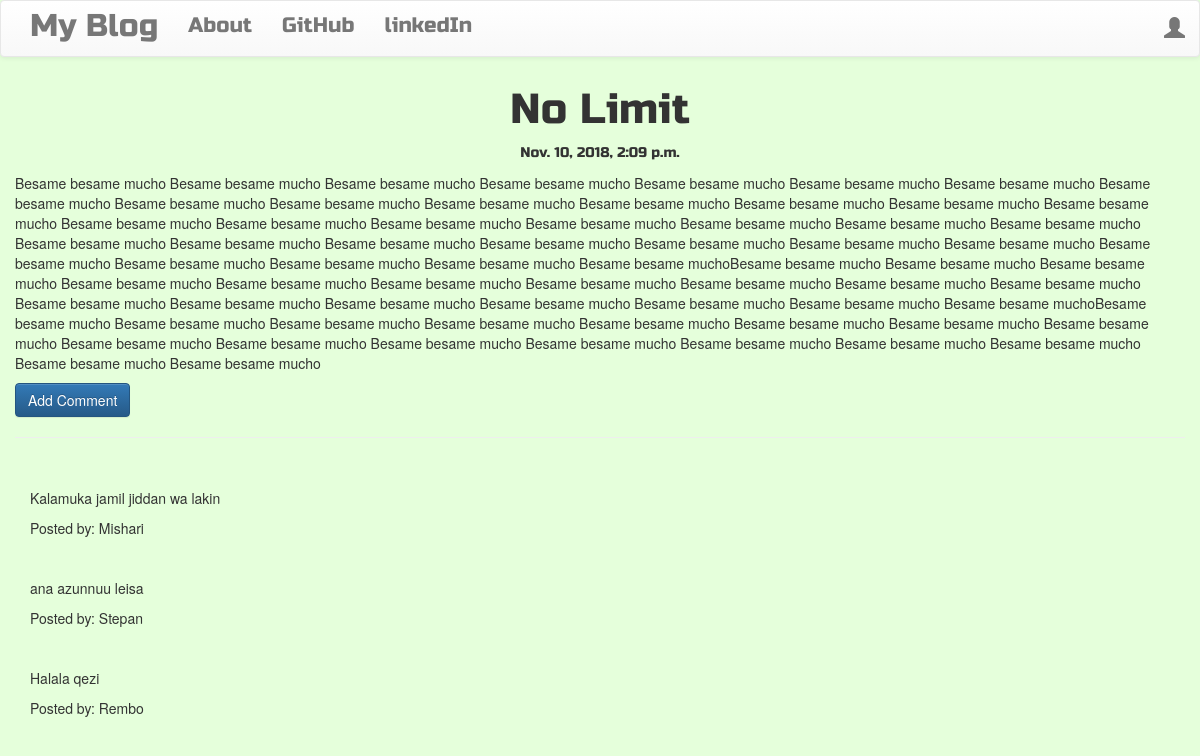
The page /post/5 on the database its author committed.
### blog/models.py (models this page shows, shortened)
class Post(models.Model):
    author = models.ForeignKey('auth.User', on_delete=models.PROTECT)
    title = models.CharField(max_length=200)
    text = models.TextField()
    created_date = models.DateTimeField(default=timezone.now)
    published_date = models.DateTimeField(blank=True, null=True)

class Comment(models.Model):
    post = models.ForeignKey('blog.Post', related_name = 'comments', on_delete=models.CASCADE)
    author = models.CharField(max_length=200)
    text = models.TextField()
    created_date = models.DateTimeField(default=timezone.now())
    approved_comment = models.BooleanField(default=False)

### blog/views.py (the view)
# urls.py: url(r'^post/(?P<pk>\d+)$', views.PostDetailView.as_view(), name='post_detail'),
class PostDetailView(DetailView):
    model = Post

### blog/templates/blog/post_detail.html (shortened to what this page needs)
{% extends 'blog/base.html' %}
{% block content %}
<h1 class="posttitle loader">{{post.title}}</h1>
{% if post.published_date %}
<div class="date postdate">
  {{ post.published_date }}
</div>
{% else %}
<a class="btn btn-default" href="{% url 'post_publish' pk=post.pk %}">Publish</a>
{% endif %}
<p class="postcontent">{{post.text|safe|linebreaksbr}}</p>
<a class="btn btn-primary" href="{% url 'add_comments_to_post' pk=post.pk %}">Add Comment</a>
<hr>
<div class="container">
  {% for comment in post.comments.all %}
  <br>
  {% if user.is_authenticated or comment.approved_comment %}
    <p>{{comment.text|safe|linebreaks}}</p>
    <p>Posted by: {{comment.author}}</p>
  {% endif %}
  {% empty %}
  <p>No comments</p>
  {% endfor %}
</div>
{% endblock %}

### blog/static/css/blog.css (style rules this page uses)
.loader { filter:hue-rotate(0deg); color:linear-gradient(45deg,#0f8,#08f); animation:hue 10000ms infinite linear; }
.postdate { text-align: center; }
.postdate { font-family: 'Russo One', sans-serif; font-size: 1,5em; text-align: center; }
.posttitle { font-family: 'Russo One', sans-serif; font-size: 3em; text-align: center; }

### blog/templates/blog/base.html (style rules this page uses)
body { background-color: #e5ffdb; }

### rows shown on the page
Post: title "No Limit", published_date "Nov. 10, 2018, 2:09 p.m.", text "Besame besame mucho Besame besame mucho Besame besame mucho Besame besame mucho Besame besame mucho Besame besame mucho Besame besame mucho Besame besame mucho Besame besame mucho Besame besame mucho Besame besame mucho Besame besame mucho Besame besame mucho Besame besame mucho Besame besame mucho Besame besame mucho Besame besame mucho Besame besame mucho Besame besame mucho Besame besame mucho Besame besame mucho Besame besame mucho Besame besame mucho Besame besame mucho Besame besame mucho Besame besame mucho Besame besame mucho Besame besame mucho Besame besame mucho Besame besame mucho Besame besame mucho Besame besame mucho Besame besame mucho Besame besame muchoBesame besame mucho…"
Comment: text "Kalamuka jamil jiddan wa lakin", author "Mishari"
Comment: text "ana azunnuu leisa", author "Stepan"
Comment: text "Halala qezi", author "Rembo"
